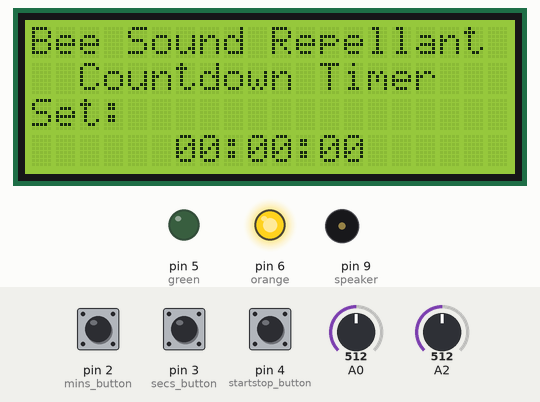
Simulated run of this sketch. Board: Arduino Uno, built with avr-gcc and run on an emulated ATmega328P. Parts: 20×4 character LCD, output pins drawn as LEDs (lit = HIGH), buzzer (waves = sounding). The inputs (shaded band) are chosen by the test bench; at power-on: pin 4 (startstop_button) HIGH, pin 3 (secs_button) HIGH, pin 2 (mins_button) HIGH, A0 = 512, A2 = 512. What the sketch prints to the serial monitor is not drawn.

Above: at 0.9 s.
1.0 s: pin 4 (startstop_button) pulled LOW for 0.15 s
At 2.4 s:
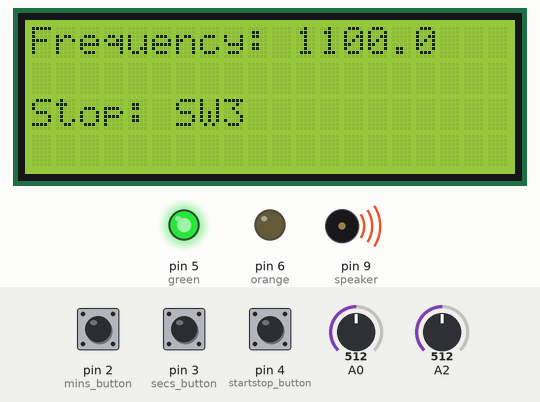
4.1 s: pin 4 (startstop_button) pulled LOW for 3.2 s
At 5.17 s:
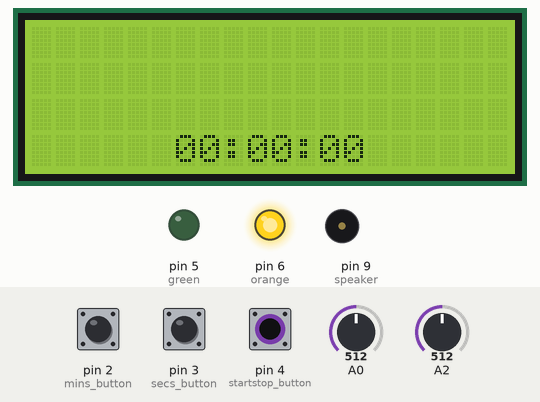
8.8 s: pin 3 (secs_button) pulled LOW for 3.2 s
At 12.9 s:
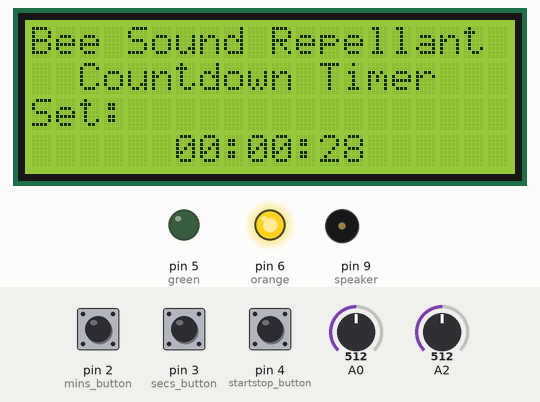
13.5 s: pin 2 (mins_button) pulled LOW for 0.15 s
At 14.9 s:
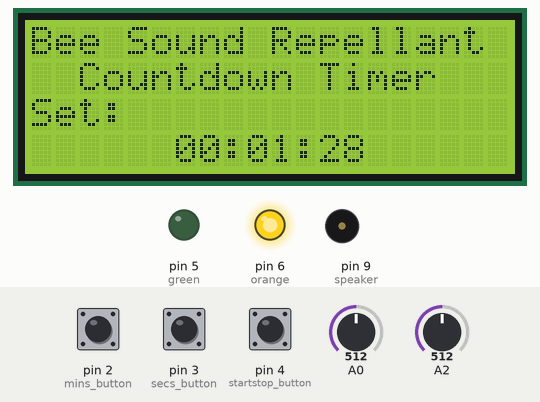
15.2 s: pin 4 (startstop_button) pulled LOW for 1 s
At 18.0 s:
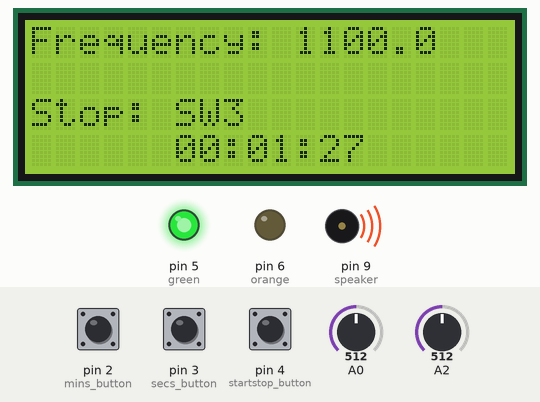
19.2 s: A0 set to 716
At 20.1 s:
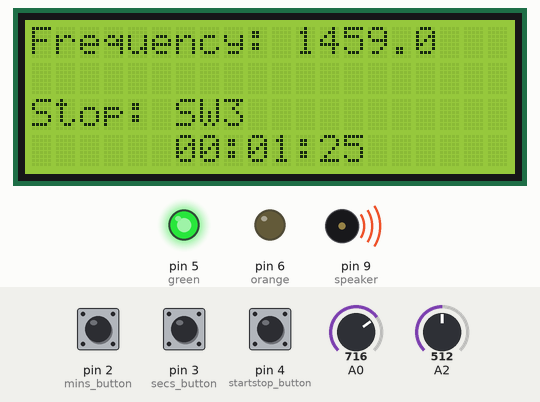
Timing chart, 0 to 21.7 s (numbered marks = the images above; inputs shaded):
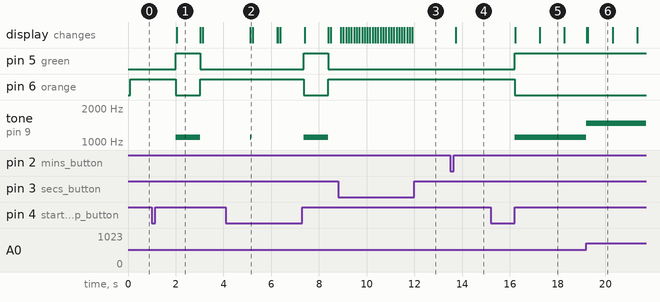

Measured:
- after the input at 1.0 s, pin 5 (green): LOW → HIGH after 1.0 s, → LOW 1.0 s later; pin 6 (orange): HIGH → LOW after 1.0 s, → HIGH 1.0 s later; tone on pin 9 (speaker): silent → 1100 Hz after 1.0 s, → silent 1.0 s later; the display: changes after 1.0 s (image 1)
- after the input at 4.1 s, pin 5 (green): LOW → HIGH after 3.3 s, → LOW 1.0 s later; pin 6 (orange): HIGH → LOW after 3.3 s, → HIGH 1.0 s later; tone on pin 9 (speaker): silent → 1100 Hz after 1.0 s, → silent 0.01 s later, → 1100 Hz 2.2 s later, → silent 1.0 s later; the display: changes after 1.0 s (image 2)
- after the input at 8.8 s, the display: first changes after 0.12 s (image 3 shows a later state)
- after the input at 13.5 s, the display: changes after 0.23 s (image 4)
- after the input at 15.2 s, pin 5 (green): LOW → HIGH after 1.0 s; pin 6 (orange): HIGH → LOW after 1.0 s; tone on pin 9 (speaker): silent → 1100 Hz after 1.0 s; the display: first changes after 1.0 s (image 5 shows a later state)
- after the input at 19.2 s, tone on pin 9 (speaker): 1100 Hz → 1459 Hz at once
- what the display in image 1 shows lasts 1.0 s, from 2.0 s to 3.0 s

The sketch:

Sound_Repellant.ino
```cpp
#include <Wire.h>
#include <LiquidCrystal_I2C.h>

LiquidCrystal_I2C lcd(0x27, 20, 4); // set the LCD address to 0x27 for a 16 chars and 2 line display
#include "Countimer.h"

Countimer tDown;

int x, y;
float freq, vol;
int green = 5;
int orange = 6;
int speaker = 9;

int time_s = 0;
int time_m = 0;
int time_h = 0;

int mins_button = 2;
int secs_button = 3;
int startstop_button = 4;
void setup() {
  Serial.begin(9600);
  lcd.init();
  // Print a message to the LCD.
  lcd.backlight();
  lcd.setCursor(0, 0);
  lcd.print("Bee Sound Repellant");
  lcd.setCursor(2, 1);
  lcd.print("Countdown Timer");
  lcd.setCursor(0, 2);
  lcd.print("Set:");
  pinMode(9, OUTPUT);
  pinMode(5, OUTPUT);
  pinMode(6, OUTPUT);
  pinMode(2, INPUT_PULLUP);
  pinMode(3, INPUT_PULLUP);
  pinMode(4, INPUT_PULLUP);

  digitalWrite(green, 0);
  digitalWrite(orange, 1);
  noTone(9);
  setTimer();
  delay(1000);
  tDown.setCounter(time_h, time_m, time_s, tDown.COUNT_DOWN, tDownComplete);
  // Call print_time2() method every 1s.
  tDown.setInterval(print_time2, 1000);
  startTimer();
}
void setTimer() {
a:
  if (digitalRead(mins_button) == 0) {
    delay(100);
    if (digitalRead(mins_button) == 1) {
      time_m++;
      if (time_m > 59) {
        time_m = 0;
        time_h++;
      }
    }
  }
  if (digitalRead(secs_button) == 0) {
    delay(100);
    if (digitalRead(secs_button) == 0) {
      time_s++;
      if (time_s > 59) {
        time_s = 0;
      }
    }
  }
  if (digitalRead(startstop_button) == 0) {
    return;
  }
  lcd.setCursor(6, 3);
  if (time_h <= 9) {
    lcd.print("0");
  }
  lcd.print(time_h);
  lcd.print(":");
  if (time_m <= 9) {
    lcd.print("0");
  }
  lcd.print(time_m);
  lcd.print(":");
  if (time_s <= 9) {
    lcd.print("0");
  }
  lcd.print(time_s);
  lcd.print("   ");
  goto a;
}
void startTimer() {
  tDown.start();
  lcd.clear();
}

void loop() {
  tDown.run();

  digitalWrite(green, 1);
  digitalWrite(orange, 0);
  x = analogRead(A0);
  y = analogRead(A2);
  //  Serial.println(x);
  //  Serial.print("  ");
  //  Serial.println(y);
  freq = map(x, 0, 1023, 200, 2000); // frequency range
  vol = map(y, 0, 85, 0, 100); // vol range
  tone(speaker, freq);
  if (digitalRead(startstop_button) == 0) {
    tDownComplete();
  }
  lcd.setCursor(0, 0);
  lcd.print("Frequency: ");
  lcd.print(freq, 1);
  lcd.setCursor(2, 1);
  //  lcd.print("Volume: ");
  //  lcd.print(vol, 1);
  lcd.setCursor(0, 2);
  lcd.print("Stop: SW3");
  delay(1);
}
void print_time2()
{
  Serial.print("tDown: ");
  Serial.println(tDown.getCurrentTime());
  lcd.setCursor(6, 3);
  lcd.print(tDown.getCurrentTime());
}
void tDownComplete()
{
  digitalWrite(green, 0);
  digitalWrite(orange, 1);
  time_s = 0;
  time_m = 0;
  time_h = 0;
  lcd.setCursor(6, 3);
  if (time_h <= 9) {
    lcd.print("0");
  }
  lcd.print(time_h);
  lcd.print(":");
  if (time_m <= 9) {
    lcd.print("0");
  }
  lcd.print(time_m);
  lcd.print(":");
  if (time_s <= 9) {
    lcd.print("0");
  }
  lcd.print(time_s);
  lcd.print("   ");
  noTone(9);
  setup();

}
```
